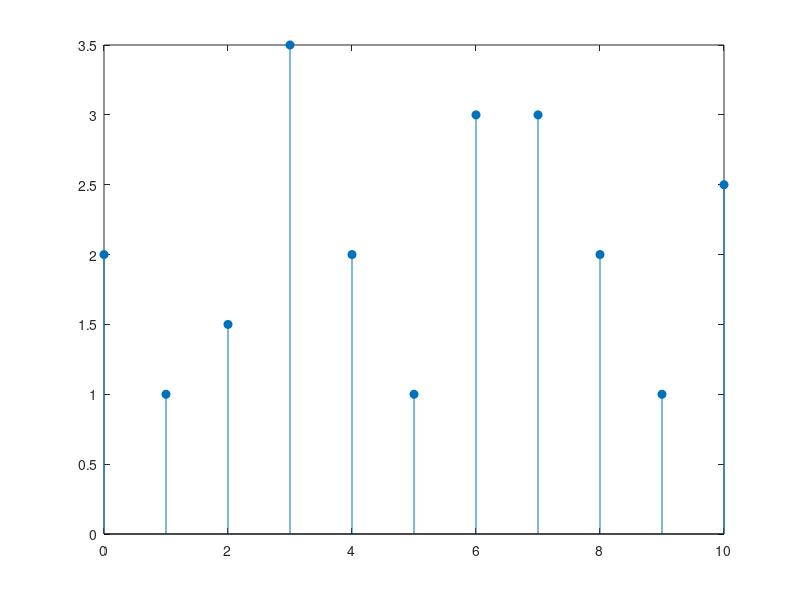

The MATLAB script that drew this image:
%% Procesamiento de Señales, Lección 1 - 2026
% Luis Alberto Rivera

%% Ejemplo stem plot

n = 0:10;
x = [2, 1, 1.5, 3.5, 2, 1, 3, 3, 2, 1, 2.5];

figure(1); clf;
% stem(n, x);   % Los círculos salen vacíos.
stem(n, x, 'filled');   % Si se coloca el argumento 'filled',
                        % los círculos salen llenos.

